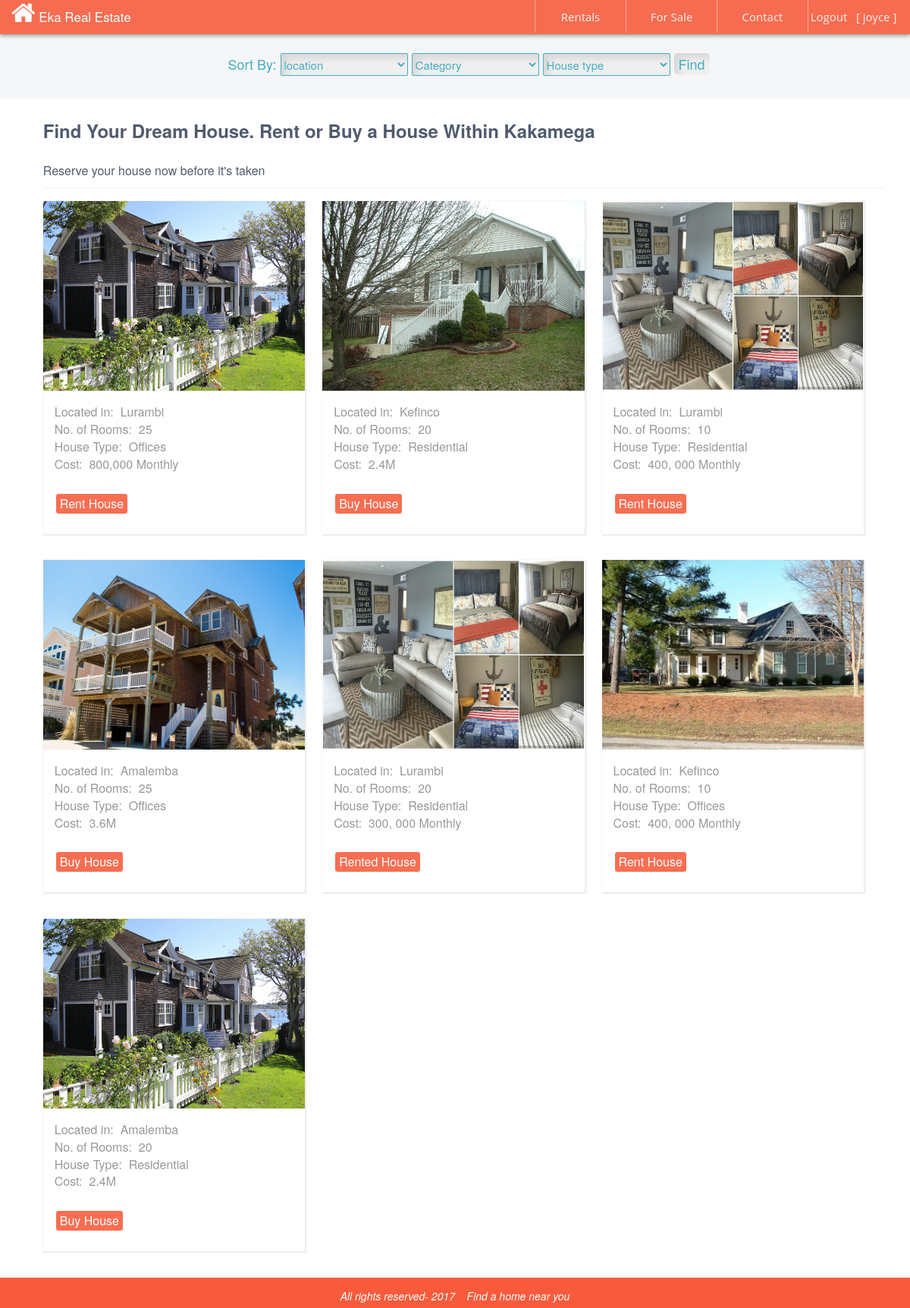
Page /account.php (signed in) on the committed database.
### tables this page shows
CREATE TABLE IF NOT EXISTS `posts` (
`id` int(11) NOT NULL,
  `location` varchar(500) NOT NULL,
  `category` varchar(500) NOT NULL,
  `housetype` varchar(500) NOT NULL,
  `cost` varchar(500) NOT NULL,
  `pic` varchar(500) NOT NULL,
  `rooms` varchar(500) NOT NULL,
  `description` varchar(500) NOT NULL,
  `username` varchar(500) NOT NULL,
  `timeaction` timestamp NOT NULL DEFAULT CURRENT_TIMESTAMP ON UPDATE CURRENT_TIMESTAMP
);

### account.php (the view, shortened to what this page needs)
 <!DOCTYPE html>
<html lang="en">
<head>
  <link rel="stylesheet" href="http://maxcdn.bootstrapcdn.com/bootstrap/3.3.4/css/bootstrap.min.css">
  <link rel="stylesheet" href="https://cdnjs.cloudflare.com/ajax/libs/font-awesome/4.7.0/css/font-awesome.min.css">
</head>
<body style="background#F5F3EE;">
<div class="col-sm-4" id="header">
<span style="float: left; color:white; font-size: 17px; font-weight: 500;  ">
<i class="fa fa-home fa-2x"></i>
Eka Real Estate
</span>
      <ul id="menu">
         <li>
         <a href="logout.php">Logout &nbsp&nbsp[&nbsp<?php echo $_SESSION['use'];  ?>&nbsp]</a>
      </li>
<li>
         <a href="Contact.php">Contact</a>
         </li>
             <li>
         <a href="forsale.php">For Sale </a>
         </li>
      <li>
         <a href="rentals.php">Rentals</a>
      </li>
   </ul>
</div>
 <div style="height: 130px; padding-top: 70px; width:100%;  background: #F5F6F7; font-size: 18px;  text-align: center;  ">
<div style=" display: inline-block; width: 70%; margin-left: 3%;">
  <form method='POST' action="">
  <font style="color:#45AEC1; font-weight: 300;"> Sort By:</font>
<select name="location"  style="width: 20%; height: 30px;color: #515B6E; font-size: 15px; border-radius: 2px; border: 1px solid #45AEC1; box-shadow: inset 6px 6px 10px rgba(0, 0, 0, 0.1);  color:#45AEC1;">
 <option value="" selected="selected">location</option>
</select>
<select name="category"  style="width: 20%; height: 30px;color: #515B6E; font-size: 15px; border-radius: 2px; border: 1px solid #45AEC1;box-shadow: inset 6px 6px 10px rgba(0, 0, 0, 0.1);  color:#45AEC1;  ">
 <option value="" selected="selected">Category</option>
  </select>
<select name="housetype"  style="width: 20%; height: 30px;color: #515B6E; font-size: 15px; border-radius: 2px; border: 1px solid #45AEC1;box-shadow: inset 6px 6px 10px rgba(0, 0, 0, 0.1);  color:#45AEC1;  ">
 <option value="" selected="selected">House type</option>
  </select>
<input type="submit" name="submit" value="Find"  style="box-shadow: inset 6px 6px 10px rgba(0, 0, 0, 0.1);  color:#45AEC1; border-radius: 5px; height: 28px;border:none; ">
</form>
</div>
</div>
 <div class="col-sm-4"  style="background:white;  width: 100%; min-height: auto;  padding-top: 5px;">
  <div style="margin-left: 1.6%; width: 98.4%;">
<div style="height: auto; width: 96.4%; background: white; font-size: 24px;margin-left: 2%;   margin-bottom: 15px; color: #515B6E; font-weight: 600; padding-top: 20px;">
  Find Your Dream House.  Rent or Buy a House Within Kakamega
</div>
<div style="height: auto; width: 96.4%; background: white; font-size: 16px;margin-left: 2%;  border-bottom: 1px solid #F2F2F2; margin-bottom: 17px; color: #515B6E; font-weight: 300; padding-top: 10px; padding-bottom: 10px; ">
     Reserve your house now before it's taken
</div>
<?php
$page = ($_GET['page']) ? $_GET['page'] : 1;
$start = ($page-1) * NUMBER_PER_PAGE;
$sql = "SELECT * FROM posts WHERE 1=1 AND username='lyn'";
$sql .= " order by id desc LIMIT $start, " . NUMBER_PER_PAGE;
$loop = mysql_query($sql)
  or die ('cannot run the query because: ' . mysql_error());
while ($post = mysql_fetch_assoc($loop))
   { echo "
<a href='moredetails.php? id=".$post['id']."'>
    <div id='posts'>
  <table width=100% height=auto% >
               <tr>   <td ><img src='".$post['pic']."' alt='house image' id='image'/></td></tr>
<tr><td style='height:17px;'></td></tr>
       <tr><td style='color: #999; font-weight:300; font-size:16px;padding-left:15px;height:20px;'> Located in:&nbsp&nbsp" . $post['location'] . "</td></tr>
            <tr><td style='color: #999; font-weight:300; font-size:16px;padding-left:15px;height:20px;'> No. of Rooms:&nbsp&nbsp" . $post['rooms'] . "  </td></tr>
            <tr><td style='color: #999; font-weight:300; font-size:16px;padding-left:15px;height:20px;'> House Type:&nbsp&nbsp" . $post['housetype'] . "</td></tr>
      <tr><td style='color: #999; font-weight:300; font-size:16px;padding-left:15px;height:20px;'> Cost:&nbsp&nbsp" . $post['cost'] . "</td></tr>
               <tr>
<td style='text-align:left; height:80px;padding-left:16px;'>
<a href='rentbuy.php? id=".$post['id']."'>
<button type='button' class='btn btn-success btn-xs' style='background:rgba(247, 74, 39, 0.8); width:auto; height:auto; border: 1px solid white; font-size:16px; border-radius:4px;' >
" . $post['category'] . " House</button>
</a>
</td>
</tr>
        </table>
    </div>
    </a>";
        }
        ?>
  </div>
</div>
<div class="col-sm-4" id="footer1">
<i>
All rights reserved- 2017  &nbsp&nbsp&nbspFind a home near you
</i>
</div>
</body>
</html>

### account.php (style rules this page uses)
ul { list-style-type:none; margin:0; padding:0; position absolute; float: right; }
li { display:inline-block; float: right; }
li a { border-left:1px solid rgba(255, 255, 255, 0.4);; rgba(0, 0, 0, 0.08); border 2px 2px 0px 0px; display:block; min-width:120px; height: 43px; text-align: center; line-height: 44px; font-family: "Open Sans","Helvetica Neue",Arial,sans-serif; color: rgba(255, 255, 255, 0.9);rgba(1, 25, 40, 0.8); font-size: 15px; font-weight: 500; text-decoration: none; }
#image { width:100%; height:250px; }
#header { border-top 1px solid #1da8d6;border-bottom 1px solid #1da8d6; width:100%; height: 45px; border-radius 3px; background: rgba(247, 74, 39, 0.8); box-shadow: 0px 2px 5px 0px rgba(0, 0, 0, 0.4); margin-bottom 40px; }
#posts { height:auto; width:30%; float:left; background-color:white; margin-top3px; font-size:15px; color:#373833; margin-left: 2%; margin-bottom: 3%; box-shadow: 1px 1px 2px 1px rgba(50, 50, 40, 0.1); }
#footer1 { width:100%; height:40px; padding-top: 14px; color: white; background: rgba(247, 74, 39, 0.9); text-align: center; }

### rows in the picture
posts: pic (picture), location "Lurambi", rooms "25", housetype "Offices", cost "800,000 Monthly", category "Rent"
posts: pic (picture), location "Kefinco", rooms "20", housetype "Residential", cost "2.4M", category "Buy"
posts: pic (picture), location "Lurambi", rooms "10", housetype "Residential", cost "400, 000 Monthly", category "Rent"
posts: pic (picture), location "Amalemba", rooms "25", housetype "Offices", cost "3.6M", category "Buy"
posts: pic (picture), location "Lurambi", rooms "20", housetype "Residential", cost "300, 000 Monthly", category "Rented"
posts: pic (picture), location "Kefinco", rooms "10", housetype "Offices", cost "400, 000 Monthly", category "Rent"
posts: pic (picture), location "Amalemba", rooms "20", housetype "Residential", cost "2.4M", category "Buy"

### other values in the picture
$_SESSION['use'] "joyce"
